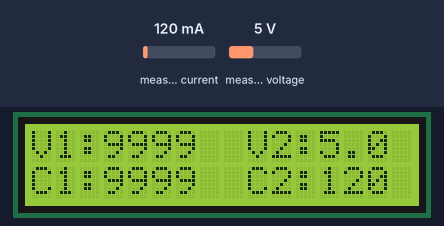
The sketch below on a simulated Arduino Uno, built with avr-gcc and run on an emulated ATmega328P. Shown: 16×2 character LCD. Inputs (shaded band) come from the test bench; at power-on: measured current 120 mA, measured voltage 5 V. What the sketch prints to the serial monitor is not drawn.

Above: at 1.2 s.
1.3 s: measured current set to 40 mA
At 3.3 s:
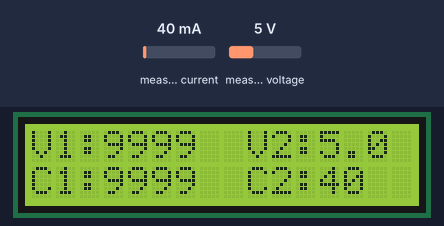
3.6 s: measured voltage set to 0.3 V
At 5.2 s:
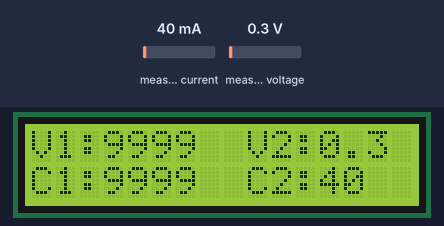
5.7 s: measured current set to 500 mA
At 7.1 s:
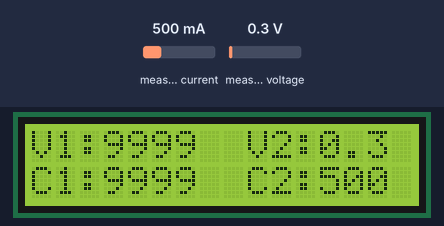
7.8 s: measured voltage set to 3.8 V
At 9.1 s:
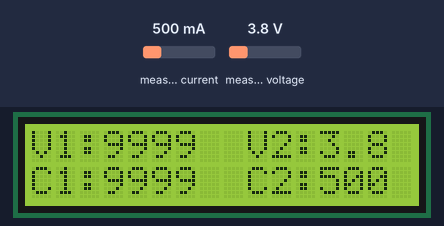
Timing chart, 0 to 10.8 s (numbered marks = the images above; inputs shaded):
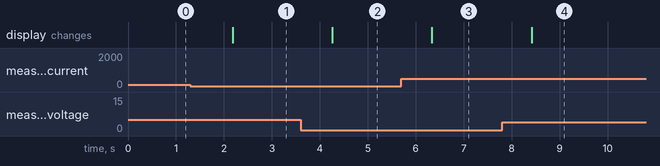

The sketch:

INA219AIDR_test.ino
```cpp
#include <Wire.h>
#include <LiquidCrystal_I2C.h>
#include <Adafruit_INA219.h>

#include <Adafruit_MCP4725.h> // MCP4725 library from adafruit


LiquidCrystal_I2C lcd(0x27,16,2);  // set the LCD address to 0x3F for a 16 chars and 2 line display
// MCP4725 SETUP
Adafruit_MCP4725 MCP4725;

// INA219 SETUP
Adafruit_INA219 ina219;
int MCP4725_value= 0;
float Data= 100;

void setup(void)
{

  Serial.begin(115200);

    if (! ina219.begin()) {
    Serial.println("Failed to find INA219 chip");
    while (1) { delay(10); }
  }
  ina219.setCalibration_32V_3A();
  lcd.init();
  lcd.clear();
  lcd.backlight();      // Make sure backlight is on
  MCP4725.begin(0x60);

  // To use a slightly lower 32V, 3A range (higher precision on amps):


  Serial.println("Measuring voltage and current with INA219 ...");
}

void loop(void)
{
   MCP4725_value= (Data * 4096) / 3000 ;


  lcd.clear();
  float busvoltage = 0;
  float current_mA = 0;
  float power_mW = 0;
  int dummy = 9999;


  busvoltage = ina219.getBusVoltage_V();
  current_mA = ina219.getCurrent_mA();
  power_mW = ina219.getPower_mW();


  Serial.print("Bus Voltage:   "); Serial.print(busvoltage); Serial.println(" V");
  Serial.print("Current:       "); Serial.print(current_mA); Serial.println(" mA");
  Serial.print("Power:         "); Serial.print(power_mW); Serial.println(" mW");
  Serial.println("");

  lcd.setCursor(0,0);   //Set cursor to character 2 on line 0
  lcd.print("V1:");
  lcd.print(dummy,1);

  lcd.setCursor(9,0);   //Set cursor to character 2 on line 0
  lcd.print("V2:");
  lcd.print(busvoltage,1);


  lcd.setCursor(0,1);   //Move cursor to character 2 on line 1
  lcd.print("C1:");
  lcd.print(dummy);

  lcd.setCursor(9,1);   //Move cursor to character 2 on line 1
  lcd.print("C2:");
  lcd.print((int)current_mA);
  MCP4725.setVoltage(MCP4725_value, false);

  delay(1000);
}
```

Measured:
- after the input at 1.3 s, the display: changes after 0.88 s (image 1)
- after the input at 3.6 s, the display: changes after 0.66 s (image 2)
- after the input at 5.7 s, the display: changes after 0.64 s (image 3)
- after the input at 7.8 s, the display: changes after 0.61 s (image 4)
